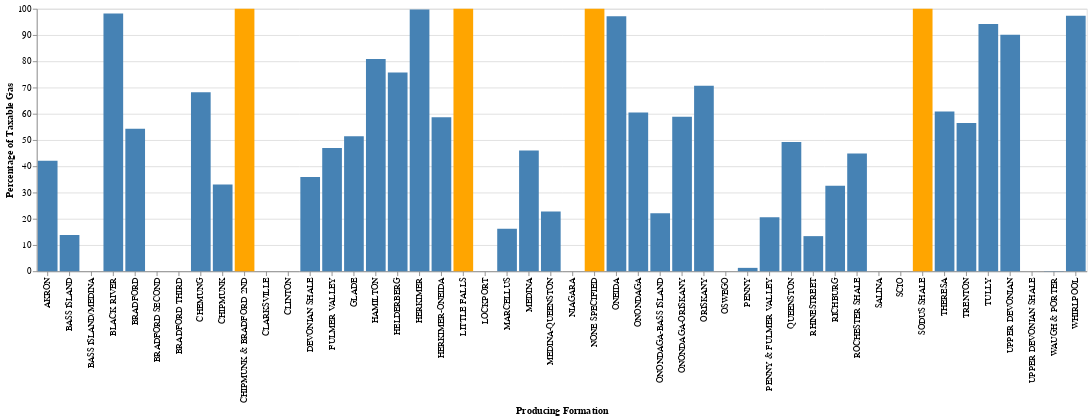

The notebook cell saved with this chart:
### Code cell
Chart(TG_1990s).mark_bar().encode(x='Producing Formation:O', y='Percentage of Taxable Gas', 
                                  color=alt.condition(
                                  alt.datum['Percentage of Taxable Gas'] == TG_1990s['Percentage of Taxable Gas'].max(),  
                                  alt.value('orange'),   
                                  alt.value('steelblue')   
                                                     )).properties(width=1200)

### Figure 1 — Vega-Lite specification as saved in the notebook (floating-point values rounded to 4 significant figures)
{"config": {"view": {"continuousWidth": 400, "continuousHeight": 300}}, "data": {"name": "data-1eaaedee10f12aca9dd220da5a2f8e76"}, "mark": "bar", "encoding": {"color": {"condition": {"value": "orange", "test": "(datum['Percentage of Taxable Gas'] === 100.0)"}, "value": "steelblue"}, "x": {"field": "Producing Formation", "type": "ordinal"}, "y": {"field": "Percentage of Taxable Gas", "type": "quantitative"}}, "width": 1200, "$schema": "https://vega.github.io/schema/vega-lite/v4.17.0.json", "datasets": {"data-1eaaedee10f12aca9dd220da5a2f8e76": [{"Producing Formation": "AKRON", "Percentage of Taxable Gas": 42.05}, {"Producing Formation": "BASS ISLAND", "Percentage of Taxable Gas": 13.81}, {"Producing Formation": "BASS ISLAND/MEDINA", "Percentage of Taxable Gas": 0.0}, {"Producing Formation": "BLACK RIVER", "Percentage of Taxable Gas": 98.18}, {"Producing Formation": "BRADFORD", "Percentage of Taxable Gas": 54.31}, {"Producing Formation": "BRADFORD SECOND", "Percentage of Taxable Gas": 0.0}, {"Producing Formation": "BRADFORD THIRD", "Percentage of Taxable Gas": 0.0}, {"Producing Formation": "CHEMUNG", "Percentage of Taxable Gas": 68.18}, {"Producing Formation": "CHIPMUNK", "Percentage of Taxable Gas": 33.08}, {"Producing Formation": "CHIPMUNK & BRADFORD 2ND", "Percentage of Taxable Gas": 100.0}, {"Producing Formation": "CLARKSVILLE", "Percentage of Taxable Gas": 0.0}, {"Producing Formation": "CLINTON", "Percentage of Taxable Gas": 0.0}, {"Producing Formation": "DEVONIAN SHALE", "Percentage of Taxable Gas": 35.94}, {"Producing Formation": "FULMER VALLEY", "Percentage of Taxable Gas": 46.95}, {"Producing Formation": "GLADE", "Percentage of Taxable Gas": 51.47}, {"Producing Formation": "HAMILTON", "Percentage of Taxable Gas": 80.81}, {"Producing Formation": "HELDERBERG", "Percentage of Taxable Gas": 75.7}, {"Producing Formation": "HERKIMER", "Percentage of Taxable Gas": 99.76}, {"Producing Formation": "HERKIMER-ONEIDA", "Percentage of Taxable Gas": 58.62}, {"Producing Formation": "LITTLE FALLS", "Percentage of Taxable Gas": 100.0}, {"Producing Formation": "LOCKPORT", "Percentage of Taxable Gas": 0.0}, {"Producing Formation": "MARCELLUS", "Percentage of Taxable Gas": 16.19}, {"Producing Formation": "MEDINA", "Percentage of Taxable Gas": 46.03}, {"Producing Formation": "MEDINA-QUEENSTON", "Percentage of Taxable Gas": 22.76}, {"Producing Formation": "NIAGARA", "Percentage of Taxable Gas": 0.0}, {"Producing Formation": "NONE SPECIFIED", "Percentage of Taxable Gas": 100.0}, {"Producing Formation": "ONEIDA", "Percentage of Taxable Gas": 97.13}, {"Producing Formation": "ONONDAGA", "Percentage of Taxable Gas": 60.46}, {"Producing Formation": "ONONDAGA-BASS ISLAND", "Percentage of Taxable Gas": 22.14}, {"Producing Formation": "ONONDAGA-ORISKANY", "Percentage of Taxable Gas": 58.86}, {"Producing Formation": "ORISKANY", "Percentage of Taxable Gas": 70.64}, {"Producing Formation": "OSWEGO", "Percentage of Taxable Gas": 0.0}, {"Producing Formation": "PENNY", "Percentage of Taxable Gas": 1.29}, {"Producing Formation": "PENNY & FULMER VALLEY", "Percentage of Taxable Gas": 20.59}, {"Producing Formation": "QUEENSTON", "Percentage of Taxable Gas": 49.22}, {"Producing Formation": "RHINESTREET", "Percentage of Taxable Gas": 13.38}, {"Producing Formation": "RICHBURG", "Percentage of Taxable Gas": 32.61}, {"Producing Formation": "ROCHESTER SHALE", "Percentage of Taxable Gas": 44.84}, {"Producing Formation": "SALINA", "Percentage of Taxable Gas": 0.0}, {"Producing Formation": "SCIO", "Percentage of Taxable Gas": 0.0}, {"Producing Formation": "SODUS SHALE", "Percentage of Taxable Gas": 100.0}, {"Producing Formation": "THERESA", "Percentage of Taxable Gas": 60.82}, {"Producing Formation": "TRENTON", "Percentage of Taxable Gas": 56.45}, {"Producing Formation": "TULLY", "Percentage of Taxable Gas": 94.23}, {"Producing Formation": "UPPER DEVONIAN", "Percentage of Taxable Gas": 90.05}, {"Producing Formation": "UPPER DEVONIAN SHALE", "Percentage of Taxable Gas": 0.0}, {"Producing Formation": "WAUGH & PORTER", "Percentage of Taxable Gas": 0.1}, {"Producing Formation": "WHIRLPOOL", "Percentage of Taxable Gas": 97.37}]}}
